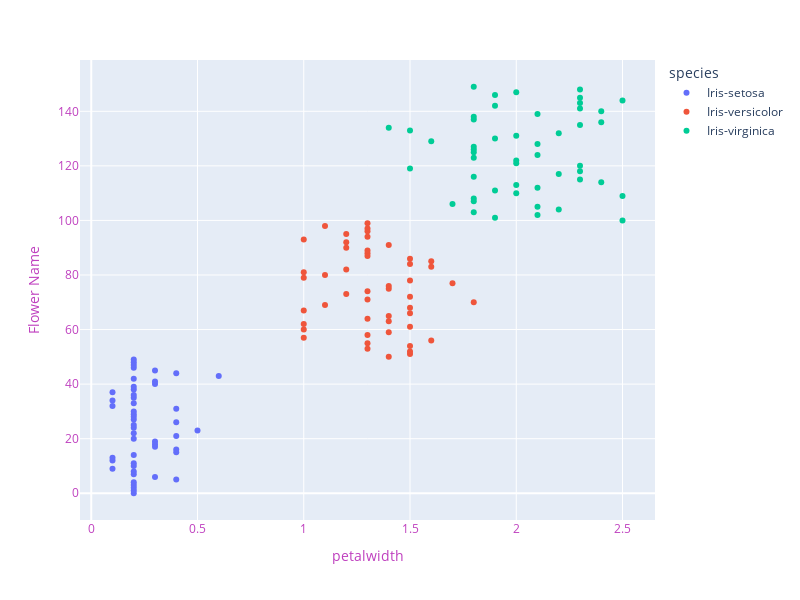

Notebook code for this chart:
### Code cell
fig = px.scatter(data_frame=iris, x='petal_width',color='species')
fig.update_layout(width=800, height=600,
                  xaxis=dict(title='petalwidth',color="#BF40BF"),
                 yaxis=dict(title="Flower Name",color="#BF40BF"))
fig.show()

### Figure 1 — Plotly figure (JSON) as saved in the notebook; plotly's stock layout.template omitted (floating-point values rounded to 4 significant figures)
{"data": [{"hovertemplate": "species=Iris-setosa<br>petal_width=%{x}<br>index=%{y}<extra></extra>", "legendgroup": "Iris-setosa", "marker": {"color": "#636efa", "symbol": "circle"}, "mode": "markers", "name": "Iris-setosa", "orientation": "h", "showlegend": true, "type": "scatter", "x": [0.2, 0.2, 0.2, 0.2, 0.2, 0.4, 0.3, 0.2, 0.2, 0.1, 0.2, 0.2, 0.1, 0.1, 0.2, 0.4, 0.4, 0.3, 0.3, 0.3, 0.2, 0.4, 0.2, 0.5, 0.2, 0.2, 0.4, 0.2, 0.2, 0.2, 0.2, 0.4, 0.1, 0.2, 0.1, 0.2, 0.2, 0.1, 0.2, 0.2, 0.3, 0.3, 0.2, 0.6, 0.4, 0.3, 0.2, 0.2, 0.2, 0.2], "xaxis": "x", "y": [0, 1, 2, 3, 4, 5, 6, 7, 8, 9, 10, 11, 12, 13, 14, 15, 16, 17, 18, 19, 20, 21, 22, 23, 24, 25, 26, 27, 28, 29, 30, 31, 32, 33, 34, 35, 36, 37, 38, 39, 40, 41, 42, 43, 44, 45, 46, 47, 48, 49], "yaxis": "y"}, {"hovertemplate": "species=Iris-versicolor<br>petal_width=%{x}<br>index=%{y}<extra></extra>", "legendgroup": "Iris-versicolor", "marker": {"color": "#EF553B", "symbol": "circle"}, "mode": "markers", "name": "Iris-versicolor", "orientation": "h", "showlegend": true, "type": "scatter", "x": [1.4, 1.5, 1.5, 1.3, 1.5, 1.3, 1.6, 1, 1.3, 1.4, 1, 1.5, 1, 1.4, 1.3, 1.4, 1.5, 1, 1.5, 1.1, 1.8, 1.3, 1.5, 1.2, 1.3, 1.4, 1.4, 1.7, 1.5, 1, 1.1, 1, 1.2, 1.6, 1.5, 1.6, 1.5, 1.3, 1.3, 1.3, 1.2, 1.4, 1.2, 1, 1.3, 1.2, 1.3, 1.3, 1.1, 1.3], "xaxis": "x", "y": [50, 51, 52, 53, 54, 55, 56, 57, 58, 59, 60, 61, 62, 63, 64, 65, 66, 67, 68, 69, 70, 71, 72, 73, 74, 75, 76, 77, 78, 79, 80, 81, 82, 83, 84, 85, 86, 87, 88, 89, 90, 91, 92, 93, 94, 95, 96, 97, 98, 99], "yaxis": "y"}, {"hovertemplate": "species=Iris-virginica<br>petal_width=%{x}<br>index=%{y}<extra></extra>", "legendgroup": "Iris-virginica", "marker": {"color": "#00cc96", "symbol": "circle"}, "mode": "markers", "name": "Iris-virginica", "orientation": "h", "showlegend": true, "type": "scatter", "x": [2.5, 1.9, 2.1, 1.8, 2.2, 2.1, 1.7, 1.8, 1.8, 2.5, 2, 1.9, 2.1, 2, 2.4, 2.3, 1.8, 2.2, 2.3, 1.5, 2.3, 2, 2, 1.8, 2.1, 1.8, 1.8, 1.8, 2.1, 1.6, 1.9, 2, 2.2, 1.5, 1.4, 2.3, 2.4, 1.8, 1.8, 2.1, 2.4, 2.3, 1.9, 2.3, 2.5, 2.3, 1.9, 2, 2.3, 1.8], "xaxis": "x", "y": [100, 101, 102, 103, 104, 105, 106, 107, 108, 109, 110, 111, 112, 113, 114, 115, 116, 117, 118, 119, 120, 121, 122, 123, 124, 125, 126, 127, 128, 129, 130, 131, 132, 133, 134, 135, 136, 137, 138, 139, 140, 141, 142, 143, 144, 145, 146, 147, 148, 149], "yaxis": "y"}], "layout": {"height": 600, "legend": {"title": {"text": "species"}, "tracegroupgap": 0}, "margin": {"t": 60}, "width": 800, "xaxis": {"anchor": "y", "color": "#BF40BF", "domain": [0, 1], "title": {"text": "petalwidth"}}, "yaxis": {"anchor": "x", "color": "#BF40BF", "domain": [0, 1], "title": {"text": "Flower Name"}}}}
